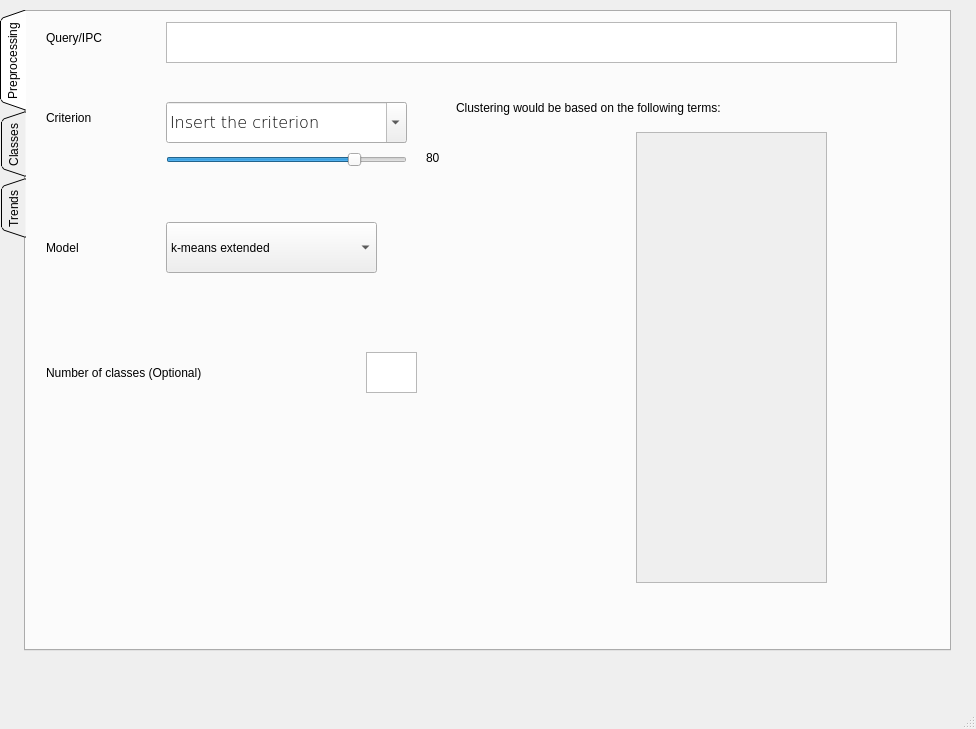
<?xml version="1.0" encoding="UTF-8"?>
<ui version="4.0">
 <class>MainWindow</class>
 <widget class="QMainWindow" name="MainWindow">
  <property name="geometry">
   <rect>
    <x>0</x>
    <y>0</y>
    <width>976</width>
    <height>729</height>
   </rect>
  </property>
  <property name="windowTitle">
   <string>MainWindow</string>
  </property>
  <widget class="QWidget" name="centralwidget">
   <widget class="QTabWidget" name="tabWidget">
    <property name="geometry">
     <rect>
      <x>0</x>
      <y>10</y>
      <width>951</width>
      <height>641</height>
     </rect>
    </property>
    <property name="minimumSize">
     <size>
      <width>951</width>
      <height>641</height>
     </size>
    </property>
    <property name="maximumSize">
     <size>
      <width>951</width>
      <height>641</height>
     </size>
    </property>
    <property name="sizeIncrement">
     <size>
      <width>20</width>
      <height>20</height>
     </size>
    </property>
    <property name="baseSize">
     <size>
      <width>10</width>
      <height>10</height>
     </size>
    </property>
    <property name="styleSheet">
     <string notr="true">font: 75 12pt &quot;Verdana&quot;;</string>
    </property>
    <property name="tabPosition">
     <enum>QTabWidget::West</enum>
    </property>
    <property name="tabShape">
     <enum>QTabWidget::Triangular</enum>
    </property>
    <property name="currentIndex">
     <number>0</number>
    </property>
    <widget class="QWidget" name="tab">
     <attribute name="title">
      <string>Preprocessing</string>
     </attribute>
     <widget class="QLabel" name="label">
      <property name="geometry">
       <rect>
        <x>20</x>
        <y>10</y>
        <width>111</width>
        <height>31</height>
       </rect>
      </property>
      <property name="text">
       <string>Query/IPC</string>
      </property>
     </widget>
     <widget class="QTextEdit" name="textEdit">
      <property name="geometry">
       <rect>
        <x>140</x>
        <y>10</y>
        <width>731</width>
        <height>41</height>
       </rect>
      </property>
     </widget>
     <widget class="QLabel" name="label_2">
      <property name="geometry">
       <rect>
        <x>20</x>
        <y>90</y>
        <width>101</width>
        <height>31</height>
       </rect>
      </property>
      <property name="text">
       <string>Criterion</string>
      </property>
     </widget>
     <widget class="QComboBox" name="comboBox">
      <property name="geometry">
       <rect>
        <x>140</x>
        <y>90</y>
        <width>241</width>
        <height>41</height>
       </rect>
      </property>
      <property name="font">
       <font>
        <family>Verdana</family>
        <pointsize>12</pointsize>
        <weight>9</weight>
        <italic>false</italic>
        <bold>false</bold>
       </font>
      </property>
      <property name="editable">
       <bool>true</bool>
      </property>
      <item>
       <property name="text">
        <string>Insert the criterion</string>
       </property>
      </item>
      <item>
       <property name="text">
        <string>Technology</string>
       </property>
      </item>
      <item>
       <property name="text">
        <string>Material</string>
       </property>
      </item>
      <item>
       <property name="text">
        <string>Type</string>
       </property>
      </item>
      <item>
       <property name="text">
        <string>Application/Use</string>
       </property>
      </item>
      <item>
       <property name="text">
        <string/>
       </property>
      </item>
     </widget>
     <widget class="QSlider" name="horizontalSlider">
      <property name="geometry">
       <rect>
        <x>140</x>
        <y>140</y>
        <width>241</width>
        <height>16</height>
       </rect>
      </property>
      <property name="maximum">
       <number>100</number>
      </property>
      <property name="sliderPosition">
       <number>80</number>
      </property>
      <property name="orientation">
       <enum>Qt::Horizontal</enum>
      </property>
     </widget>
     <widget class="QScrollArea" name="scrollArea">
      <property name="geometry">
       <rect>
        <x>610</x>
        <y>120</y>
        <width>191</width>
        <height>451</height>
       </rect>
      </property>
      <property name="widgetResizable">
       <bool>true</bool>
      </property>
      <widget class="QWidget" name="scrollAreaWidgetContents">
       <property name="geometry">
        <rect>
         <x>0</x>
         <y>0</y>
         <width>189</width>
         <height>449</height>
        </rect>
       </property>
      </widget>
     </widget>
     <widget class="QLabel" name="label_3">
      <property name="geometry">
       <rect>
        <x>430</x>
        <y>60</y>
        <width>381</width>
        <height>71</height>
       </rect>
      </property>
      <property name="styleSheet">
       <string notr="true">font: 10pt &quot;MS Shell Dlg 2&quot;;</string>
      </property>
      <property name="text">
       <string>Clustering would be based on the following terms:</string>
      </property>
     </widget>
     <widget class="QComboBox" name="comboBox_2">
      <property name="geometry">
       <rect>
        <x>140</x>
        <y>210</y>
        <width>211</width>
        <height>51</height>
       </rect>
      </property>
      <item>
       <property name="text">
        <string>k-means extended</string>
       </property>
      </item>
      <item>
       <property name="text">
        <string>c-means extended</string>
       </property>
      </item>
     </widget>
     <widget class="QLabel" name="label_4">
      <property name="geometry">
       <rect>
        <x>20</x>
        <y>210</y>
        <width>91</width>
        <height>51</height>
       </rect>
      </property>
      <property name="text">
       <string>Model</string>
      </property>
     </widget>
     <widget class="QLabel" name="label_8">
      <property name="geometry">
       <rect>
        <x>20</x>
        <y>300</y>
        <width>311</width>
        <height>121</height>
       </rect>
      </property>
      <property name="text">
       <string>Number of classes (Optional)</string>
      </property>
     </widget>
     <widget class="QTextEdit" name="textEdit_2">
      <property name="geometry">
       <rect>
        <x>340</x>
        <y>340</y>
        <width>51</width>
        <height>41</height>
       </rect>
      </property>
     </widget>
     <widget class="QLabel" name="label_28">
      <property name="geometry">
       <rect>
        <x>400</x>
        <y>120</y>
        <width>71</width>
        <height>51</height>
       </rect>
      </property>
      <property name="styleSheet">
       <string notr="true">font: 8pt &quot;MS Shell Dlg 2&quot;;</string>
      </property>
      <property name="text">
       <string>80</string>
      </property>
     </widget>
    </widget>
    <widget class="QWidget" name="tab_2">
     <attribute name="title">
      <string>Classes</string>
     </attribute>
     <widget class="QLabel" name="label_5">
      <property name="geometry">
       <rect>
        <x>40</x>
        <y>10</y>
        <width>141</width>
        <height>51</height>
       </rect>
      </property>
      <property name="styleSheet">
       <string notr="true">font: 8pt &quot;MS Shell Dlg 2&quot;;</string>
      </property>
      <property name="text">
       <string>Top 5 classes</string>
      </property>
     </widget>
     <widget class="QLabel" name="label_6">
      <property name="geometry">
       <rect>
        <x>30</x>
        <y>170</y>
        <width>141</width>
        <height>51</height>
       </rect>
      </property>
      <property name="styleSheet">
       <string notr="true">font: 8pt &quot;MS Shell Dlg 2&quot;;</string>
      </property>
      <property name="text">
       <string>Top 5 authors</string>
      </property>
     </widget>
     <widget class="QLabel" name="label_7">
      <property name="geometry">
       <rect>
        <x>30</x>
        <y>330</y>
        <width>141</width>
        <height>51</height>
       </rect>
      </property>
      <property name="text">
       <string>Key terms</string>
      </property>
     </widget>
     <widget class="QListView" name="listView">
      <property name="geometry">
       <rect>
        <x>40</x>
        <y>50</y>
        <width>201</width>
        <height>111</height>
       </rect>
      </property>
     </widget>
     <widget class="QListView" name="listView_2">
      <property name="geometry">
       <rect>
        <x>30</x>
        <y>210</y>
        <width>201</width>
        <height>111</height>
       </rect>
      </property>
     </widget>
     <widget class="QListView" name="listView_3">
      <property name="geometry">
       <rect>
        <x>30</x>
        <y>370</y>
        <width>201</width>
        <height>251</height>
       </rect>
      </property>
     </widget>
     <widget class="QListView" name="listView">
      <property name="geometry">
       <rect>
        <x>280</x>
        <y>40</y>
        <width>621</width>
        <height>291</height>
       </rect>
      </property>
     </widget>
     <widget class="QLabel" name="label_9">
      <property name="geometry">
       <rect>
        <x>160</x>
        <y>160</y>
        <width>111</width>
        <height>31</height>
       </rect>
      </property>
      <property name="styleSheet">
       <string notr="true">font: 10pt &quot;MS Shell Dlg 2&quot;;</string>
      </property>
      <property name="text">
       <string>show more</string>
      </property>
     </widget>
     <widget class="QLabel" name="label_10">
      <property name="geometry">
       <rect>
        <x>150</x>
        <y>320</y>
        <width>111</width>
        <height>31</height>
       </rect>
      </property>
      <property name="styleSheet">
       <string notr="true">font: 10pt &quot;MS Shell Dlg 2&quot;;</string>
      </property>
      <property name="text">
       <string>show more</string>
      </property>
     </widget>
     <widget class="QLabel" name="label_11">
      <property name="geometry">
       <rect>
        <x>390</x>
        <y>10</y>
        <width>281</width>
        <height>31</height>
       </rect>
      </property>
      <property name="text">
       <string>Class: [name of the class]</string>
      </property>
     </widget>
     <widget class="QPlainTextEdit" name="plainTextEdit">
      <property name="geometry">
       <rect>
        <x>280</x>
        <y>330</y>
        <width>621</width>
        <height>241</height>
       </rect>
      </property>
      <property name="styleSheet">
       <string notr="true">background-color: rgb(174, 255, 152);</string>
      </property>
      <property name="readOnly">
       <bool>true</bool>
      </property>
     </widget>
     <widget class="QPushButton" name="pushButton">
      <property name="geometry">
       <rect>
        <x>660</x>
        <y>580</y>
        <width>121</width>
        <height>41</height>
       </rect>
      </property>
      <property name="styleSheet">
       <string notr="true">font: 9pt &quot;MS Shell Dlg 2&quot;;</string>
      </property>
      <property name="text">
       <string>Update Classes</string>
      </property>
     </widget>
     <widget class="QLabel" name="label_27">
      <property name="geometry">
       <rect>
        <x>800</x>
        <y>580</y>
        <width>51</width>
        <height>41</height>
       </rect>
      </property>
      <property name="styleSheet">
       <string notr="true">font: 8pt &quot;MS Shell Dlg 2&quot;;</string>
      </property>
      <property name="text">
       <string>Trial: </string>
      </property>
     </widget>
    </widget>
    <widget class="QWidget" name="tab_3">
     <attribute name="title">
      <string>Trends</string>
     </attribute>
     <widget class="QLabel" name="label_23">
      <property name="geometry">
       <rect>
        <x>20</x>
        <y>400</y>
        <width>141</width>
        <height>51</height>
       </rect>
      </property>
      <property name="styleSheet">
       <string notr="true">font: 8pt &quot;MS Shell Dlg 2&quot;;</string>
      </property>
      <property name="text">
       <string>Top 5 classes</string>
      </property>
     </widget>
     <widget class="QListView" name="listView_8">
      <property name="geometry">
       <rect>
        <x>20</x>
        <y>440</y>
        <width>201</width>
        <height>111</height>
       </rect>
      </property>
     </widget>
     <widget class="QLabel" name="label_24">
      <property name="geometry">
       <rect>
        <x>140</x>
        <y>550</y>
        <width>111</width>
        <height>31</height>
       </rect>
      </property>
      <property name="styleSheet">
       <string notr="true">font: 10pt &quot;MS Shell Dlg 2&quot;;</string>
      </property>
      <property name="text">
       <string>show more</string>
      </property>
     </widget>
     <widget class="QGroupBox" name="groupBox">
      <property name="geometry">
       <rect>
        <x>250</x>
        <y>420</y>
        <width>321</width>
        <height>121</height>
       </rect>
      </property>
      <property name="title">
       <string>Trends</string>
      </property>
      <widget class="QRadioButton" name="radioButton">
       <property name="geometry">
        <rect>
         <x>10</x>
         <y>40</y>
         <width>261</width>
         <height>31</height>
        </rect>
       </property>
       <property name="styleSheet">
        <string notr="true">font: 11pt &quot;MS Shell Dlg 2&quot;;</string>
       </property>
       <property name="text">
        <string> Uptrends (increasing)</string>
       </property>
      </widget>
      <widget class="QRadioButton" name="radioButton_2">
       <property name="geometry">
        <rect>
         <x>10</x>
         <y>70</y>
         <width>391</width>
         <height>41</height>
        </rect>
       </property>
       <property name="styleSheet">
        <string notr="true">font: 11pt &quot;MS Shell Dlg 2&quot;;</string>
       </property>
       <property name="text">
        <string> Disciplinary trends (co-occurrences)</string>
       </property>
      </widget>
     </widget>
     <widget class="QRadioButton" name="radioButton_3">
      <property name="geometry">
       <rect>
        <x>260</x>
        <y>560</y>
        <width>281</width>
        <height>31</height>
       </rect>
      </property>
      <property name="text">
       <string> Stable technologies</string>
      </property>
     </widget>
     <widget class="QLabel" name="label_25">
      <property name="geometry">
       <rect>
        <x>620</x>
        <y>0</y>
        <width>201</width>
        <height>81</height>
       </rect>
      </property>
      <property name="text">
       <string>List of technologies</string>
      </property>
     </widget>
     <widget class="QListView" name="listView_9">
      <property name="geometry">
       <rect>
        <x>620</x>
        <y>70</y>
        <width>256</width>
        <height>541</height>
       </rect>
      </property>
     </widget>
     <widget class="QWidget" name="widget" native="true">
      <property name="geometry">
       <rect>
        <x>40</x>
        <y>40</y>
        <width>531</width>
        <height>321</height>
       </rect>
      </property>
      <property name="styleSheet">
       <string notr="true">border-color: rgb(0, 0, 0);</string>
      </property>
     </widget>
     <widget class="QLabel" name="label_26">
      <property name="geometry">
       <rect>
        <x>40</x>
        <y>10</y>
        <width>161</width>
        <height>21</height>
       </rect>
      </property>
      <property name="styleSheet">
       <string notr="true">font: 8pt &quot;MS Shell Dlg 2&quot;;</string>
      </property>
      <property name="text">
       <string>Time series visualization</string>
      </property>
     </widget>
    </widget>
   </widget>
  </widget>
  <widget class="QMenuBar" name="menubar">
   <property name="geometry">
    <rect>
     <x>0</x>
     <y>0</y>
     <width>976</width>
     <height>26</height>
    </rect>
   </property>
  </widget>
  <widget class="QStatusBar" name="statusbar"/>
 </widget>
 <resources>
  <include location="Images/icon.qrc"/>
  <include location="Images/QuestionMark.png"/>
 </resources>
 <connections>
  <connection>
   <sender>horizontalSlider</sender>
   <signal>sliderMoved(int)</signal>
   <receiver>label_28</receiver>
   <slot>setNum(int)</slot>
   <hints>
    <hint type="sourcelabel">
     <x>289</x>
     <y>185</y>
    </hint>
    <hint type="destinationlabel">
     <x>464</x>
     <y>183</y>
    </hint>
   </hints>
  </connection>
 </connections>
</ui>
